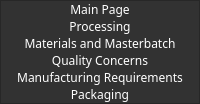
              <widget class="QFrame" name="frame_spc">
               <property name="sizePolicy">
                <sizepolicy hsizetype="Preferred" vsizetype="Expanding">
                 <horstretch>0</horstretch>
                 <verstretch>0</verstretch>
                </sizepolicy>
               </property>
               <property name="minimumSize">
                <size>
                 <width>0</width>
                 <height>0</height>
                </size>
               </property>
               <property name="maximumSize">
                <size>
                 <width>16777215</width>
                 <height>0</height>
                </size>
               </property>
               <property name="styleSheet">
                <string notr="true">background-color: rgb(50, 50, 50);</string>
               </property>
               <property name="frameShape">
                <enum>QFrame::StyledPanel</enum>
               </property>
               <property name="frameShadow">
                <enum>QFrame::Raised</enum>
               </property>
               <layout class="QVBoxLayout" name="verticalLayout_7">
                <property name="spacing">
                 <number>0</number>
                </property>
                <property name="leftMargin">
                 <number>0</number>
                </property>
                <property name="topMargin">
                 <number>0</number>
                </property>
                <property name="rightMargin">
                 <number>0</number>
                </property>
                <property name="bottomMargin">
                 <number>0</number>
                </property>
                <item>
                 <widget class="QPushButton" name="Btn_hpc_main_2">
                  <property name="enabled">
                   <bool>true</bool>
                  </property>
                  <property name="sizePolicy">
                   <sizepolicy hsizetype="Minimum" vsizetype="Expanding">
                    <horstretch>0</horstretch>
                    <verstretch>0</verstretch>
                   </sizepolicy>
                  </property>
                  <property name="minimumSize">
                   <size>
                    <width>0</width>
                    <height>0</height>
                   </size>
                  </property>
                  <property name="font">
                   <font>
                    <family>Century Gothic</family>
                   </font>
                  </property>
                  <property name="layoutDirection">
                   <enum>Qt::LeftToRight</enum>
                  </property>
                  <property name="styleSheet">
                   <string notr="true">QPushButton {
	color: rgb(255, 255, 255);
	background-color: rgb(35, 35, 35, 0);
	border: 0px solid;
}
QPushButton:hover{
	background-color: rgb(85, 170, 255);
}</string>
                  </property>
                  <property name="text">
                   <string>Main Page</string>
                  </property>
                 </widget>
                </item>
                <item>
                 <widget class="QPushButton" name="Btn_hpc_process_2">
                  <property name="enabled">
                   <bool>true</bool>
                  </property>
                  <property name="sizePolicy">
                   <sizepolicy hsizetype="Minimum" vsizetype="Expanding">
                    <horstretch>0</horstretch>
                    <verstretch>0</verstretch>
                   </sizepolicy>
                  </property>
                  <property name="minimumSize">
                   <size>
                    <width>0</width>
                    <height>0</height>
                   </size>
                  </property>
                  <property name="font">
                   <font>
                    <family>Century Gothic</family>
                   </font>
                  </property>
                  <property name="layoutDirection">
                   <enum>Qt::LeftToRight</enum>
                  </property>
                  <property name="styleSheet">
                   <string notr="true">QPushButton {
	color: rgb(255, 255, 255);
	background-color: rgb(35, 35, 35, 0);
	border: 0px solid;
}
QPushButton:hover{
	background-color: rgb(85, 170, 255);
}</string>
                  </property>
                  <property name="text">
                   <string>Processing</string>
                  </property>
                 </widget>
                </item>
                <item>
                 <widget class="QPushButton" name="Btn_hpc_mat_2">
                  <property name="enabled">
                   <bool>true</bool>
                  </property>
                  <property name="sizePolicy">
                   <sizepolicy hsizetype="Minimum" vsizetype="Expanding">
                    <horstretch>0</horstretch>
                    <verstretch>0</verstretch>
                   </sizepolicy>
                  </property>
                  <property name="minimumSize">
                   <size>
                    <width>0</width>
                    <height>0</height>
                   </size>
                  </property>
                  <property name="font">
                   <font>
                    <family>Century Gothic</family>
                   </font>
                  </property>
                  <property name="layoutDirection">
                   <enum>Qt::LeftToRight</enum>
                  </property>
                  <property name="styleSheet">
                   <string notr="true">QPushButton {
	color: rgb(255, 255, 255);
	background-color: rgb(35, 35, 35, 0);
	border: 0px solid;
}
QPushButton:hover{
	background-color: rgb(85, 170, 255);
}</string>
                  </property>
                  <property name="text">
                   <string>Materials and Masterbatch</string>
                  </property>
                 </widget>
                </item>
                <item>
                 <widget class="QPushButton" name="Btn_hpc_qc_2">
                  <property name="enabled">
                   <bool>true</bool>
                  </property>
                  <property name="sizePolicy">
                   <sizepolicy hsizetype="Minimum" vsizetype="Expanding">
                    <horstretch>0</horstretch>
                    <verstretch>0</verstretch>
                   </sizepolicy>
                  </property>
                  <property name="minimumSize">
                   <size>
                    <width>0</width>
                    <height>0</height>
                   </size>
                  </property>
                  <property name="font">
                   <font>
                    <family>Century Gothic</family>
                   </font>
                  </property>
                  <property name="layoutDirection">
                   <enum>Qt::LeftToRight</enum>
                  </property>
                  <property name="styleSheet">
                   <string notr="true">QPushButton {
	color: rgb(255, 255, 255);
	background-color: rgb(35, 35, 35, 0);
	border: 0px solid;
}
QPushButton:hover{
	background-color: rgb(85, 170, 255);
}</string>
                  </property>
                  <property name="text">
                   <string>Quality Concerns</string>
                  </property>
                 </widget>
                </item>
                <item>
                 <widget class="QPushButton" name="Btn_hpc_manu_2">
                  <property name="enabled">
                   <bool>true</bool>
                  </property>
                  <property name="sizePolicy">
                   <sizepolicy hsizetype="Minimum" vsizetype="Expanding">
                    <horstretch>0</horstretch>
                    <verstretch>0</verstretch>
                   </sizepolicy>
                  </property>
                  <property name="minimumSize">
                   <size>
                    <width>0</width>
                    <height>0</height>
                   </size>
                  </property>
                  <property name="font">
                   <font>
                    <family>Century Gothic</family>
                   </font>
                  </property>
                  <property name="layoutDirection">
                   <enum>Qt::LeftToRight</enum>
                  </property>
                  <property name="styleSheet">
                   <string notr="true">QPushButton {
	color: rgb(255, 255, 255);
	background-color: rgb(35, 35, 35, 0);
	border: 0px solid;
}
QPushButton:hover{
	background-color: rgb(85, 170, 255);
}</string>
                  </property>
                  <property name="text">
                   <string>Manufacturing Requirements</string>
                  </property>
                 </widget>
                </item>
                <item>
                 <widget class="QPushButton" name="Btn_hpc_pack_2">
                  <property name="enabled">
                   <bool>true</bool>
                  </property>
                  <property name="sizePolicy">
                   <sizepolicy hsizetype="Minimum" vsizetype="Expanding">
                    <horstretch>0</horstretch>
                    <verstretch>0</verstretch>
                   </sizepolicy>
                  </property>
                  <property name="minimumSize">
                   <size>
                    <width>0</width>
                    <height>0</height>
                   </size>
                  </property>
                  <property name="font">
                   <font>
                    <family>Century Gothic</family>
                   </font>
                  </property>
                  <property name="layoutDirection">
                   <enum>Qt::LeftToRight</enum>
                  </property>
                  <property name="styleSheet">
                   <string notr="true">QPushButton {
	color: rgb(255, 255, 255);
	background-color: rgb(35, 35, 35, 0);
	border: 0px solid;
}
QPushButton:hover{
	background-color: rgb(85, 170, 255);
}</string>
                  </property>
                  <property name="text">
                   <string>Packaging</string>
                  </property>
                 </widget>
                </item>
               </layout>
              </widget>
